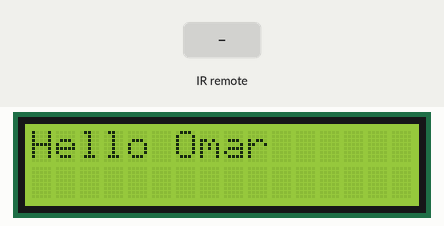
Bench run of a sketch on a simulated Arduino Uno, built with avr-gcc and run on an emulated ATmega328P. Shown: 16×2 character LCD. The inputs (shaded band) are chosen by the test bench. What the sketch prints to the serial monitor is not drawn.

Above: at 1.2 s.
1.3 s: infrared code 0x9 received
At 1.7 s:
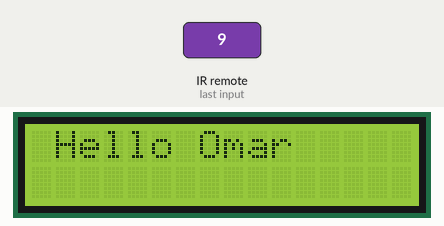
Timing chart, 0 to 4.3 s (numbered marks = the images above; inputs shaded):
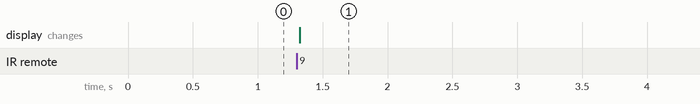

The sketch:

smashing_migelo1.ino
```cpp
#include <LiquidCrystal.h> // Import LiquidCrystal library
#include <IRremote.h> // Import IRremote library
#define RECV_PIN 9 // Receiver pin
unsigned int command; // Variable to store the infrared command
unsigned int col = 0; // Variable to store column position
unsigned int row = 0; // Variable to store row position
// Initialize the LiquidCrystal library
const int rs = 12, en = 11, d4 = 5, d5 = 4, d6 = 3, d7 = 2;
LiquidCrystal lcd(rs, en, d4, d5, d6, d7);
// Print a message
void printMessage(int col, int row){
lcd.clear(); // Clear LCD
lcd.setCursor(col, row); // Set cursor at position (col, row)
lcd.print("Hello Omar"); // Display text
}
void setup() {
Serial.begin(9600); // Begin serial communication at 9600 baud rate
IrReceiver.begin(RECV_PIN); // Start the receiver
lcd.begin(16, 2); // Set up the LCD's number of columns and rows
printMessage(0, 0); // Print a message at position (0, 0)
}
void loop() {
if (IrReceiver.decode()) { // If a button is pressed
command = IrReceiver.decodedIRData.command; // Get the infrared command
Serial.println(command, HEX); // Print button command in hexadecimal
switch(command) // Check the infrared command
{
case 0x9: // Right arrow button
if(col < 15) // Check max position
col++; // Move right
break;
case 0x7: // Left arrow button
if(col > 0) // Check min position
col--; // Move left
break;
}
printMessage(col, row); // Print a message at position (col, row)
IrReceiver.resume(); // Receive the next value
}
delay(50); // Short delay to improve performance
}
```

Measured:
- after the input at 1.3 s, the display: changes at once (image 1)
